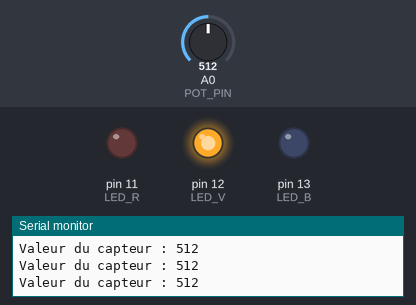
Bench run of a sketch on a simulated Arduino Uno, built with avr-gcc and run on an emulated ATmega328P. Parts: output pins drawn as LEDs (lit = HIGH), the last lines printed to the serial monitor. The test bench sets the inputs (shaded band); at power-on: A0 (POT_PIN) = 512.

Above: at 1.2 s.
1.3 s: A0 (POT_PIN) set to 317
4.3 s: A0 (POT_PIN) set to 288
At 4.9 s:
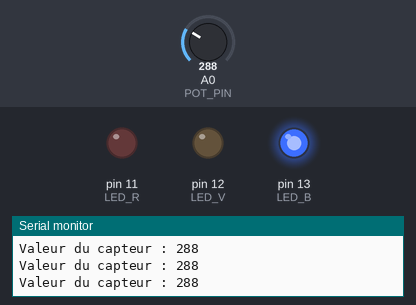
5.8 s: A0 (POT_PIN) set to 726
At 7.0 s:
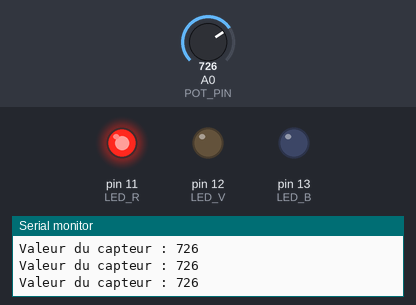
7.3 s: A0 (POT_PIN) set to 700
At 8.4 s:
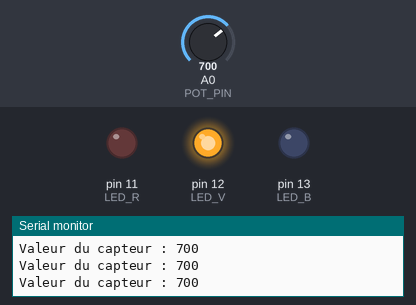
8.8 s: A0 (POT_PIN) set to 1023
At 9.5 s:
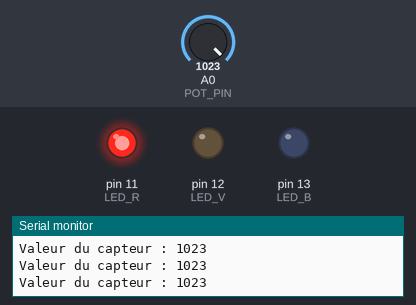
Timing chart, 0 to 11.3 s (numbered marks = the images above; inputs shaded):
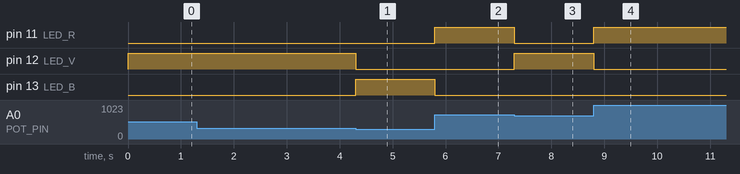

The sketch:

main.ino
```cpp
// Définition des constantes
#define POT_PIN A0 // broche du potentiomètre
#define LED_R 11 // broche de la LED rouge
#define LED_V 12 // broche de la LED verte
#define LED_B 13 // broche de la LED bleue
#define SEUIL_BAS 307 // seuil bas pour l'alarme (1,5 V)
#define SEUIL_HAUT 716 // seuil haut pour l'alarme (3,5 V)

// Déclaration des variables globales
volatile int sensorValue = 0; // valeur lue du potentiomètre

void setup() {
  // Configuration des broches
  pinMode(POT_PIN, INPUT); // potentiomètre en entrée
  pinMode(LED_R, OUTPUT); // LED rouge en sortie
  pinMode(LED_V, OUTPUT); // LED verte en sortie
  pinMode(LED_B, OUTPUT); // LED bleue en sortie

  // Configuration du timer2
  TCCR2A = (1 << WGM21); // mode CTC, pas de sortie
  TCCR2B = (1 << CS21); // prédiviseur de 8
  OCR2A = 9; // valeur de comparaison pour 10 µs
  TIMSK2 = (1 << OCIE2A); // interruption activée sur match

  // Configuration du port série
  Serial.begin(9600); // vitesse de 9600 bauds
}

void loop() {
  // Affichage de la valeur lue sur le port série
  Serial.print("Valeur du capteur : ");
  Serial.println(sensorValue);
}

// Routine d'interruption du timer2
ISR(TIMER2_COMPA_vect) {
  // Lecture du potentiomètre
  sensorValue = analogRead(POT_PIN);

  // Mise à jour de la LED RVB
  if (sensorValue < SEUIL_BAS) { // alarme basse
    digitalWrite(LED_R, LOW); // LED rouge éteinte
    digitalWrite(LED_V, LOW); // LED verte éteinte
    digitalWrite(LED_B, HIGH); // LED bleue allumée
  }
  else if (sensorValue > SEUIL_HAUT) { // alarme haute
    digitalWrite(LED_R, HIGH); // LED rouge allumée
    digitalWrite(LED_V, LOW); // LED verte éteinte
    digitalWrite(LED_B, LOW); // LED bleue éteinte
  }
  else { // valeur normale
    digitalWrite(LED_R, LOW); // LED rouge éteinte
    digitalWrite(LED_V, HIGH); // LED verte allumée
    digitalWrite(LED_B, LOW); // LED bleue éteinte
  }
}
```

Measured:
- the behaviour switches between 307 and 306 on A0 (POT_PIN) (found by bisection; images 0 and 1)
- the behaviour switches between 717 and 716 on A0 (POT_PIN) (found by bisection; images 2 and 3)
- after the input at 4.3 s, pin 12 (LED_V): HIGH → LOW at once; pin 13 (LED_B): LOW → HIGH at once
- after the input at 5.8 s, pin 11 (LED_R): LOW → HIGH at once; pin 13 (LED_B): HIGH → LOW at once
- after the input at 7.3 s, pin 11 (LED_R): HIGH → LOW at once; pin 12 (LED_V): LOW → HIGH at once
- after the input at 8.8 s, pin 11 (LED_R): LOW → HIGH at once; pin 12 (LED_V): HIGH → LOW at once
